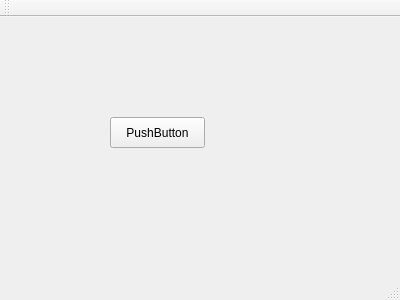
<?xml version="1.0" encoding="UTF-8"?>
<ui version="4.0">
 <class>MainWindow</class>
 <widget class="QMainWindow" name="MainWindow">
  <property name="geometry">
   <rect>
    <x>0</x>
    <y>0</y>
    <width>400</width>
    <height>300</height>
   </rect>
  </property>
  <property name="windowTitle">
   <string>MainWindow</string>
  </property>
  <widget class="QWidget" name="centralWidget">
   <widget class="QPushButton" name="pushButton">
    <property name="geometry">
     <rect>
      <x>110</x>
      <y>100</y>
      <width>95</width>
      <height>31</height>
     </rect>
    </property>
    <property name="text">
     <string>PushButton</string>
    </property>
   </widget>
  </widget>
  <widget class="QMenuBar" name="menuBar">
   <property name="geometry">
    <rect>
     <x>0</x>
     <y>0</y>
     <width>400</width>
     <height>27</height>
    </rect>
   </property>
  </widget>
  <widget class="QToolBar" name="mainToolBar">
   <attribute name="toolBarArea">
    <enum>TopToolBarArea</enum>
   </attribute>
   <attribute name="toolBarBreak">
    <bool>false</bool>
   </attribute>
  </widget>
  <widget class="QStatusBar" name="statusBar"/>
 </widget>
 <layoutdefault spacing="6" margin="11"/>
 <resources/>
 <connections/>
</ui>
